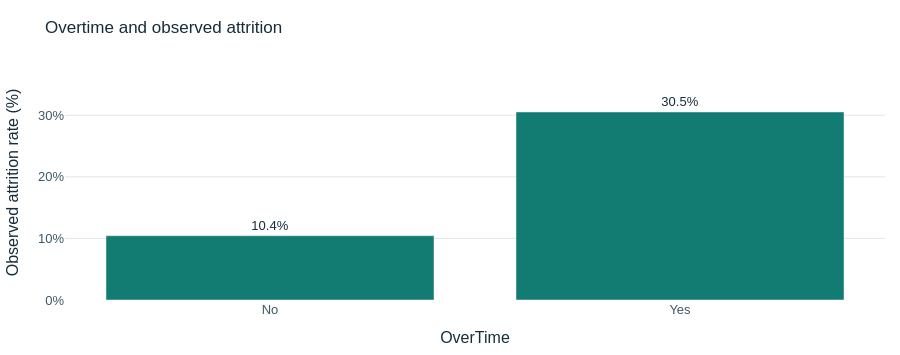

Notebook code cell kept with this figure:
### Markdown cell above
## BR1–BR2 · Organisational and workplace comparisons

Rates use each category’s own denominator. Small groups are flagged; n<10 cells are withheld in the dashboard. Source scales are ordered, but equal distances between ordinal values are not assumed.

### Code cell
for field in ['Department', 'JobRole', 'OverTime', 'BusinessTravel', 'JobSatisfaction', 'EnvironmentSatisfaction', 'JobInvolvement', 'WorkLifeBalance']:
    display(rate_table(df, field))
charts.rates(rate_table(df, 'OverTime', ['No', 'Yes']), 'OverTime', 'Overtime and observed attrition').show(renderer='plotly_mimetype')

### Figure 1 — Plotly figure (JSON) as saved in the notebook; plotly's stock layout.template omitted (floating-point values rounded to 4 significant figures)
{"data": [{"cliponaxis": false, "customdata": [[1054, 110.0, "Descriptive only"], [416, 127.0, "Descriptive only"]], "hovertemplate": "%{x}<br>Attrition: %{y:.2f}%<br>Employees: %{customdata[0]}<br>Attrited: %{customdata[1]}<br>%{customdata[2]}<extra></extra>", "legendgroup": "", "marker": {"color": "#137C72", "pattern": {"shape": ""}}, "name": "", "orientation": "v", "showlegend": false, "text": [10.44, 30.53], "textposition": "outside", "texttemplate": "%{y:.1f}%", "type": "bar", "x": ["No", "Yes"], "xaxis": "x", "y": [10.44, 30.53], "yaxis": "y"}], "layout": {"barmode": "relative", "font": {"color": "#172D3B", "family": "Arial, sans-serif", "size": 13}, "height": 355, "hoverlabel": {"bgcolor": "white"}, "legend": {"title": {"text": "Employee outcome"}, "tracegroupgap": 0}, "margin": {"b": 35, "l": 15, "r": 15, "t": 65}, "paper_bgcolor": "rgba(0,0,0,0)", "plot_bgcolor": "rgba(0,0,0,0)", "title": {"font": {"size": 17}, "text": "Overtime and observed attrition"}, "xaxis": {"anchor": "y", "domain": [0.0, 1.0], "tickfont": {"color": "#415967"}, "title": {"text": "OverTime"}}, "yaxis": {"anchor": "x", "domain": [0.0, 1.0], "gridcolor": "#DEE6EA", "range": [0, 38.16], "tickfont": {"color": "#415967"}, "ticksuffix": "%", "title": {"text": "Observed attrition rate (%)"}, "zeroline": false}}}
